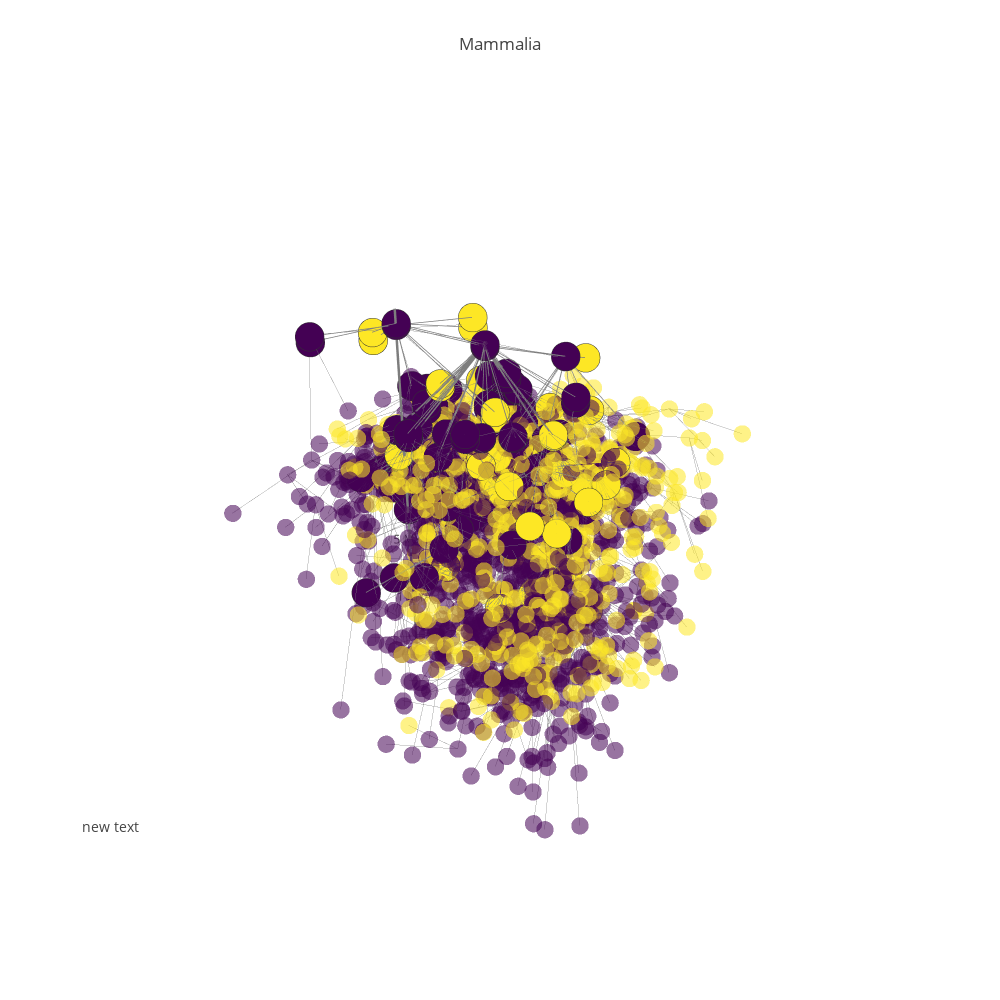

Notebook code for this chart:
### Code cell
#pgp.plot_data
pgp.render_plot()
#pgp.render_plot(publish=True, filename="Mammals")

### Figure 1 — Plotly figure (JSON) as saved in the notebook; plotly's stock layout.template omitted (floating-point values rounded to 4 significant figures; data arrays with more than 128 entries replaced by an {"elided": "..."} marker saying what was removed)
{"data": [{"hoverinfo": "none", "line": {"color": "rgb(125,125,125)", "width": 5}, "mode": "lines", "type": "scatter3d", "uid": "bf7c97f4-c91a-11e8-a1f8-f45c89a09993", "x": [-3.531, -3.531, null], "y": [0.6936, 0.6936, null], "z": [5.638, -0.09654, null]}, {"mode": "text", "text": ["1 MYA", "5 MYA", "20 MYA", "50 MYA", "150 MYA"], "type": "scatter3d", "uid": "bf7c99b6-c91a-11e8-b435-f45c89a09993", "x": [-3.531, -3.531, -3.531], "y": [0.6936, 0.6936, 0.6936], "z": [0.6931, 1.792, 3.045, 3.932, 5.017]}, {"hoverinfo": "none", "line": {"color": "rgb(125,125,125)", "width": 1}, "mode": "lines", "opacity": 0.65, "type": "scatter3d", "uid": "bf7c9aa6-c91a-11e8-a8a9-f45c89a09993", "x": {"elided": "5064 float values"}, "y": {"elided": "5064 float values"}, "z": {"elided": "5064 float values"}}, {"hoverinfo": "text", "marker": {"color": {"elided": "1688 int values"}, "colorscale": "Viridis", "opacity": 0.55, "size": 6, "symbol": "circle"}, "mode": "markers", "name": "actors", "text": {"elided": "1688 str values"}, "textfont": {"color": "#ff7f0e", "family": "sans serif", "size": 18}, "type": "scatter3d", "uid": "bf7c9b78-c91a-11e8-9946-f45c89a09993", "x": {"elided": "1688 float values"}, "y": {"elided": "1688 float values"}, "z": {"elided": "1688 float values"}}, {"hoverinfo": "none", "line": {"color": "rgb(125,125,125)", "width": 1.5}, "mode": "lines", "opacity": 1, "type": "scatter3d", "uid": "bf7c9c4a-c91a-11e8-b5e9-f45c89a09993", "x": {"elided": "252 float values"}, "y": {"elided": "252 float values"}, "z": {"elided": "252 float values"}}, {"hoverinfo": "text", "marker": {"color": [0, 2, 0, 2, 0, 2, 0, 0, 0, 0, 0, 0, 0, 0, 0, 0, 0, 0, 0, 0, 0, 0, 0, 0, 0, 0, 0, 0, 0, 0, 0, 0, 0, 0, 0, 0, 0, 0, 0, 2, 2, 0, 0, 2, 2, 2, 2, 0, 0, 0, 0, 0, 0, 0, 0, 0, 0, 0, 0, 0, 0, 0, 0, 0, 0, 0, 0, 0, 0, 0, 0, 0, 2, 0, 2, 0, 0, 0, 0, 0, 0, 2, 2, 0], "colorscale": "Viridis", "line": {"color": "rgb(50,50,50)", "width": 0.5}, "size": 10, "symbol": "circle"}, "mode": "markers", "name": "actors", "text": ["<a href=\"https://en.wikipedia.org/wiki/Mammalia\">Mammalia -- 15040 (225.0 MYA)</a>", "<a href=\"https://en.wikipedia.org/wiki/Triconodonts\">Triconodonts -- 15989 (190.0 MYA)</a>", "<a href=\"https://en.wikipedia.org/wiki/Monotremata\">Monotremata -- 15991 (210.0 MYA)</a>", "<a href=\"https://en.wikipedia.org/wiki/Multituberculata\">Multituberculata -- 15992 (201.3 MYA)</a>", "<a href=\"https://en.wikipedia.org/wiki/Marsupialia\">Marsupialia -- 15994 (65.0 MYA)</a>", "<a href=\"https://en.wikipedia.org/wiki/Palaeoryctoids\">Palaeoryctoids -- 15996 (66.0 MYA)</a>", "<a href=\"https://en.wikipedia.org/wiki/Eutheria\">Eutheria -- 15997 (161.0 MYA)</a>", "<a href=\"https://en.wikipedia.org/wiki/Edentata\">Edentata -- 15953 (59.0 MYA)</a>", "<a href=\"https://en.wikipedia.org/wiki/Pholidota\">Pholidota -- 15954 (66.0 MYA)</a>", "<a href=\"https://en.wikipedia.org/wiki/Glires\">Glires -- 15957 (66.0 MYA)</a>", "<a href=\"https://en.wikipedia.org/wiki/Lagomorpha\">Lagomorpha -- 15958 (55.0 MYA)</a>", "<a href=\"https://en.wikipedia.org/wiki/Rodentia\">Rodentia -- 15959 (55.0 MYA)</a>", "<a href=\"https://en.wikipedia.org/wiki/Macroscelididae\">Macroscelididae -- 15960 (80.5 MYA)</a>", "<a href=\"https://en.wikipedia.org/wiki/Primates\">Primates -- 15963 (55.0 MYA)</a>", "<a href=\"https://en.wikipedia.org/wiki/Platyrrhini\">Platyrrhini -- 16292 (31.0 MYA)</a>", "<a href=\"https://en.wikipedia.org/wiki/Catarrhini\">Catarrhini -- 16293 (46.8 MYA)</a>", "<a href=\"https://en.wikipedia.org/wiki/Cercopithecidae\">Cercopithecidae -- 16297 (35.0 MYA)</a>", "<a href=\"https://en.wikipedia.org/wiki/Macaca\">Macaca -- 16383 (17.5 MYA)</a>", "<a href=\"https://en.wikipedia.org/wiki/Cercocebus\">Cercocebus -- 16386 (17.5 MYA)</a>", "<a href=\"https://en.wikipedia.org/wiki/Mandrillus\">Mandrillus -- 16387 (17.5 MYA)</a>", "<a href=\"https://en.wikipedia.org/wiki/Papio\">Papio -- 16389 (17.5 MYA)</a>", "<a href=\"https://en.wikipedia.org/wiki/Theropithecus\">Theropithecus -- 16390 (17.5 MYA)</a>", "<a href=\"https://en.wikipedia.org/wiki/Cercopithecus\">Cercopithecus -- 16394 (17.5 MYA)</a>", "<a href=\"https://en.wikipedia.org/wiki/Erythrocebus\">Erythrocebus -- 16395 (17.5 MYA)</a>", "<a href=\"https://en.wikipedia.org/wiki/Miopithecus\">Miopithecus -- 16396 (17.5 MYA)</a>", "<a href=\"https://en.wikipedia.org/wiki/Allenopithecus\">Allenopithecus -- 16397 (17.5 MYA)</a>", "<a href=\"https://en.wikipedia.org/wiki/Collobus\">Collobus -- 16400 (17.5 MYA)</a>", "<a href=\"https://en.wikipedia.org/wiki/Procolobus\">Procolobus -- 16401 (17.5 MYA)</a>", "<a href=\"https://en.wikipedia.org/wiki/Pygathrix\">Pygathrix -- 16403 (17.5 MYA)</a>", "<a href=\"https://en.wikipedia.org/wiki/Simias\">Simias -- 16406 (17.5 MYA)</a>", "<a href=\"https://en.wikipedia.org/wiki/Nasalis\">Nasalis -- 16407 (17.5 MYA)</a>", "<a href=\"https://en.wikipedia.org/wiki/Presbytis\">Presbytis -- 16408 (17.5 MYA)</a>", "<a href=\"https://en.wikipedia.org/wiki/Hominidae\">Hominidae -- 16299 (23.4 MYA)</a>", "<a href=\"https://en.wikipedia.org/wiki/Pongo\">Pongo -- 16410 (11.7 MYA)</a>", "<a href=\"https://en.wikipedia.org/wiki/Pongo abelii\">Pongo abelii -- 65353 (5.8 MYA)</a>", "<a href=\"https://en.wikipedia.org/wiki/Pongo pygmaeus\">Pongo pygmaeus -- 65354 (5.8 MYA)</a>", "<a href=\"https://en.wikipedia.org/wiki/Pan\">Pan -- 16413 (11.7 MYA)</a>", "<a href=\"https://en.wikipedia.org/wiki/Pan paniscus\">Pan paniscus -- 26564 (5.8 MYA)</a>", "<a href=\"https://en.wikipedia.org/wiki/Pan troglodytes\">Pan troglodytes -- 26565 (5.8 MYA)</a>", "<a href=\"https://en.wikipedia.org/wiki/Ardipithecus\">Ardipithecus -- 16415 (6.0 MYA)</a>", "<a href=\"https://en.wikipedia.org/wiki/Australopithecus\">Australopithecus -- 16417 (11.7 MYA)</a>", "<a href=\"https://en.wikipedia.org/wiki/Homo\">Homo -- 16418 (11.7 MYA)</a>", "<a href=\"https://en.wikipedia.org/wiki/Homo sapiens\">Homo sapiens -- 16421 (5.8 MYA)</a>", "<a href=\"https://en.wikipedia.org/wiki/Homo erectus\">Homo erectus -- 16422 (5.8 MYA)</a>", "<a href=\"https://en.wikipedia.org/wiki/Homo ergaster\">Homo ergaster -- 16423 (5.8 MYA)</a>", "<a href=\"https://en.wikipedia.org/wiki/Homo rudolfensis\">Homo rudolfensis -- 16424 (5.8 MYA)</a>", "<a href=\"https://en.wikipedia.org/wiki/Homo habilis\">Homo habilis -- 16425 (5.8 MYA)</a>", "<a href=\"https://en.wikipedia.org/wiki/Gorilla\">Gorilla -- 16419 (11.7 MYA)</a>", "<a href=\"https://en.wikipedia.org/wiki/Gorilla beringei\">Gorilla beringei -- 65355 (5.8 MYA)</a>", "<a href=\"https://en.wikipedia.org/wiki/Gorilla gorilla\">Gorilla gorilla -- 65356 (5.8 MYA)</a>", "<a href=\"https://en.wikipedia.org/wiki/Hylobatidae\">Hylobatidae -- 16300 (23.4 MYA)</a>", "<a href=\"https://en.wikipedia.org/wiki/Hylobates\">Hylobates -- 16429 (11.7 MYA)</a>", "<a href=\"https://en.wikipedia.org/wiki/Hylobates agilis\">Hylobates agilis -- 16433 (11.7 MYA)</a>", "<a href=\"https://en.wikipedia.org/wiki/Hylobates lar\">Hylobates lar -- 16434 (11.7 MYA)</a>", "<a href=\"https://en.wikipedia.org/wiki/Hylobates muelleri\">Hylobates muelleri -- 16435 (11.7 MYA)</a>", "<a href=\"https://en.wikipedia.org/wiki/Hylobates moloch\">Hylobates moloch -- 16436 (11.7 MYA)</a>", "<a href=\"https://en.wikipedia.org/wiki/Hylobates pileatus\">Hylobates pileatus -- 16437 (11.7 MYA)</a>", "<a href=\"https://en.wikipedia.org/wiki/Hylobates klossii\">Hylobates klossii -- 16438 (11.7 MYA)</a>", "<a href=\"https://en.wikipedia.org/wiki/Bunopithecus hoolock\">Bunopithecus hoolock -- 16439 (11.7 MYA)</a>", "<a href=\"https://en.wikipedia.org/wiki/Symphalangus syndactylus\">Symphalangus syndactylus -- 16440 (11.7 MYA)</a>", "<a href=\"https://en.wikipedia.org/wiki/Nomascus\">Nomascus -- 112088 (11.7 MYA)</a>", "<a href=\"https://en.wikipedia.org/wiki/Nomascus gabriellae\">Nomascus gabriellae -- 112090 (11.7 MYA)</a>", "<a href=\"https://en.wikipedia.org/wiki/Nomascus hainanus\">Nomascus hainanus -- 112091 (11.7 MYA)</a>", "<a href=\"https://en.wikipedia.org/wiki/Nomascus leucogenys\">Nomascus leucogenys -- 112092 (11.7 MYA)</a>", "<a href=\"https://en.wikipedia.org/wiki/Nomascus siki\">Nomascus siki -- 112093 (11.7 MYA)</a>", "<a href=\"https://en.wikipedia.org/wiki/Nomascus concolor\">Nomascus concolor -- 16441 (11.7 MYA)</a>", "<a href=\"https://en.wikipedia.org/wiki/Tarsius\">Tarsius -- 16294 (27.5 MYA)</a>", "<a href=\"https://en.wikipedia.org/wiki/Strepsirrhini\">Strepsirrhini -- 16295 (35.0 MYA)</a>", "<a href=\"https://en.wikipedia.org/wiki/Scandentia\">Scandentia -- 15964 (45.0 MYA)</a>", "<a href=\"https://en.wikipedia.org/wiki/Chiroptera\">Chiroptera -- 15966 (55.0 MYA)</a>", "<a href=\"https://en.wikipedia.org/wiki/Dermoptera\">Dermoptera -- 15967 (80.5 MYA)</a>", "<a href=\"https://en.wikipedia.org/wiki/Insectivora\">Insectivora -- 15968 (80.5 MYA)</a>", "<a href=\"https://en.wikipedia.org/wiki/Creodonta\">Creodonta -- 15970 (63.0 MYA)</a>", "<a href=\"https://en.wikipedia.org/wiki/Carnivora\">Carnivora -- 15971 (42.0 MYA)</a>", "<a href=\"https://en.wikipedia.org/wiki/Condylarthra\">Condylarthra -- 15973 (80.5 MYA)</a>", "<a href=\"https://en.wikipedia.org/wiki/Artiodactyla\">Artiodactyla -- 15976 (129.0 MYA)</a>", "<a href=\"https://en.wikipedia.org/wiki/Cetacea\">Cetacea -- 15977 (53.0 MYA)</a>", "<a href=\"https://en.wikipedia.org/wiki/Tubulidentata\">Tubulidentata -- 15978 (80.5 MYA)</a>", "<a href=\"https://en.wikipedia.org/wiki/Perissodactyla\">Perissodactyla -- 15980 (56.0 MYA)</a>", "<a href=\"https://en.wikipedia.org/wiki/Hyracoidea\">Hyracoidea -- 15982 (55.0 MYA)</a>", "<a href=\"https://en.wikipedia.org/wiki/Sirenia\">Sirenia -- 15984 (80.5 MYA)</a>", "<a href=\"https://en.wikipedia.org/wiki/Desmostylia\">Desmostylia -- 15985 (30.0 MYA)</a>", "<a href=\"https://en.wikipedia.org/wiki/Embrythopoda\">Embrythopoda -- 15986 (56.0 MYA)</a>", "<a href=\"https://en.wikipedia.org/wiki/Proboscidea\">Proboscidea -- 15987 (60.0 MYA)</a>"], "type": "scatter3d", "uid": "bf7c9d12-c91a-11e8-ba7b-f45c89a09993", "x": [-3.531, -3.348, -2.637, -4.47, -4.161, -4.323, -4.349, -4.561, -3.892, -3.704, -3.71, -4.624, -5.027, -5.166, -4.773, -4.568, -4.318, -5.034, -4.086, -3.379, -3.906, -3.59, -4.586, -3.952, -3.9, -4.287, -3.57, -5.098, -3.525, -3.459, -3.679, -4.335, -3.692, -3.988, -4.657, -3.245, -4.36, -4.374, -4.832, -3.611, -4.316, -4.427, -5.017, -4.639, -4.091, -3.464, -4.729, -3.37, -2.485, -2.915, -4.384, -4.099, -4.835, -4.582, -3.551, -4.487, -4.725, -4.742, -3.962, -3.728, -4.127, -5.163, -4.454, -4.674, -3.88, -4.941, -5.929, -5.114, -3.48, -5.275, -4.847, -3.915, -5.014, -3.579, -4.061, -5.164, -4.094, -3.435, -3.379, -5.276, -4.872, -3.483, -4.64, -3.67], "y": [0.6936, 0.4389, 0.1032, 1.085, 0.1585, 1.633, 1.431, 1.268, 0.7702, 2.019, 0.7853, 2.274, 2.401, 0.6996, 1.128, -0.001079, 0.6576, -0.1364, 0.9904, -0.1646, 0.9188, 1.249, 1.179, 0.7278, 0.5913, 0.8414, 0.1771, 0.1623, 0.117, 0.4701, 0.13, 0.1818, 0.798, 0.643, -0.2976, 1.308, 1.566, 2.356, 0.9197, 1.351, 0.5056, 1.768, 0.8069, 1.752, 2.597, 2.575, 2.659, 1.611, 0.9649, 1.058, 0.9795, 1.372, 1.569, 1.64, 0.6697, 1.953, 0.7285, 1.368, 0.262, 1.523, 0.6989, 0.8111, 0.1173, 1.539, 0.2372, 1.603, 0.5798, -0.1673, 1.442, 1.005, 0.9981, 2.359, 0.6492, 0.5041, 0.8723, 2.081, 0.6824, 2.014, 0.9837, 1.125, 1.301, 0.6308, 2.38, 1.404], "z": [5.42, 5.19, 5.367, 5.35, 4.125, 4.15, 5.102, 4.12, 4.194, 4.285, 3.928, 3.956, 4.401, 4.009, 3.553, 3.879, 3.643, 2.982, 2.918, 2.823, 2.932, 3.015, 2.991, 2.997, 2.851, 2.958, 3.002, 2.905, 3.012, 2.912, 2.952, 2.886, 3.204, 2.634, 2.01, 1.902, 2.625, 2.005, 1.924, 1.919, 2.561, 2.531, 1.831, 1.865, 1.87, 1.981, 1.876, 2.504, 1.873, 1.942, 3.285, 2.534, 2.56, 2.449, 2.594, 2.624, 2.554, 2.617, 2.467, 2.596, 2.588, 2.641, 2.62, 2.559, 2.56, 2.556, 3.263, 3.596, 3.844, 3.948, 4.35, 4.35, 4.074, 3.805, 4.423, 4.904, 4.037, 4.375, 3.984, 4.025, 4.405, 3.5, 4.055, 4.095]}, {"hoverinfo": "none", "line": {"color": "rgb(125,125,125)", "width": 1.5}, "mode": "lines", "opacity": 1, "type": "scatter3d", "uid": "bf7c9dda-c91a-11e8-bff5-f45c89a09993", "x": {"elided": "234 float values"}, "y": {"elided": "234 float values"}, "z": {"elided": "234 float values"}}, {"hoverinfo": "text", "marker": {"color": [0, 2, 0, 2, 0, 2, 0, 0, 0, 0, 0, 0, 0, 0, 0, 0, 0, 0, 2, 0, 2, 0, 0, 0, 2, 0, 0, 0, 0, 0, 0, 0, 0, 0, 0, 0, 0, 0, 0, 0, 0, 0, 0, 0, 0, 2, 2, 2, 2, 2, 2, 2, 2, 2, 2, 2, 2, 2, 0, 0, 2, 0, 2, 2, 2, 2, 2, 2, 2, 2, 0, 0, 0, 0, 0, 2, 2, 0], "colorscale": "Viridis", "line": {"color": "rgb(50,50,50)", "width": 0.5}, "size": 10, "symbol": "circle"}, "mode": "markers", "name": "actors", "text": ["<a href=\"https://en.wikipedia.org/wiki/Mammalia\">Mammalia -- 15040 (225.0 MYA)</a>", "<a href=\"https://en.wikipedia.org/wiki/Triconodonts\">Triconodonts -- 15989 (190.0 MYA)</a>", "<a href=\"https://en.wikipedia.org/wiki/Monotremata\">Monotremata -- 15991 (210.0 MYA)</a>", "<a href=\"https://en.wikipedia.org/wiki/Multituberculata\">Multituberculata -- 15992 (201.3 MYA)</a>", "<a href=\"https://en.wikipedia.org/wiki/Marsupialia\">Marsupialia -- 15994 (65.0 MYA)</a>", "<a href=\"https://en.wikipedia.org/wiki/Palaeoryctoids\">Palaeoryctoids -- 15996 (66.0 MYA)</a>", "<a href=\"https://en.wikipedia.org/wiki/Eutheria\">Eutheria -- 15997 (161.0 MYA)</a>", "<a href=\"https://en.wikipedia.org/wiki/Edentata\">Edentata -- 15953 (59.0 MYA)</a>", "<a href=\"https://en.wikipedia.org/wiki/Pholidota\">Pholidota -- 15954 (66.0 MYA)</a>", "<a href=\"https://en.wikipedia.org/wiki/Glires\">Glires -- 15957 (66.0 MYA)</a>", "<a href=\"https://en.wikipedia.org/wiki/Lagomorpha\">Lagomorpha -- 15958 (55.0 MYA)</a>", "<a href=\"https://en.wikipedia.org/wiki/Rodentia\">Rodentia -- 15959 (55.0 MYA)</a>", "<a href=\"https://en.wikipedia.org/wiki/Macroscelididae\">Macroscelididae -- 15960 (80.5 MYA)</a>", "<a href=\"https://en.wikipedia.org/wiki/Primates\">Primates -- 15963 (55.0 MYA)</a>", "<a href=\"https://en.wikipedia.org/wiki/Scandentia\">Scandentia -- 15964 (45.0 MYA)</a>", "<a href=\"https://en.wikipedia.org/wiki/Chiroptera\">Chiroptera -- 15966 (55.0 MYA)</a>", "<a href=\"https://en.wikipedia.org/wiki/Dermoptera\">Dermoptera -- 15967 (80.5 MYA)</a>", "<a href=\"https://en.wikipedia.org/wiki/Insectivora\">Insectivora -- 15968 (80.5 MYA)</a>", "<a href=\"https://en.wikipedia.org/wiki/Creodonta\">Creodonta -- 15970 (63.0 MYA)</a>", "<a href=\"https://en.wikipedia.org/wiki/Carnivora\">Carnivora -- 15971 (42.0 MYA)</a>", "<a href=\"https://en.wikipedia.org/wiki/Condylarthra\">Condylarthra -- 15973 (80.5 MYA)</a>", "<a href=\"https://en.wikipedia.org/wiki/Artiodactyla\">Artiodactyla -- 15976 (129.0 MYA)</a>", "<a href=\"https://en.wikipedia.org/wiki/Suidae\">Suidae -- 30339 (35.0 MYA)</a>", "<a href=\"https://en.wikipedia.org/wiki/Tayassuidae\">Tayassuidae -- 30341 (33.0 MYA)</a>", "<a href=\"https://en.wikipedia.org/wiki/Xenohyus\">Xenohyus -- 50861 (97.0 MYA)</a>", "<a href=\"https://en.wikipedia.org/wiki/Hippopotamidae\">Hippopotamidae -- 30340 (16.0 MYA)</a>", "<a href=\"https://en.wikipedia.org/wiki/Tylopoda\">Tylopoda -- 50862 (45.0 MYA)</a>", "<a href=\"https://en.wikipedia.org/wiki/Ruminantia\">Ruminantia -- 16001 (35.0 MYA)</a>", "<a href=\"https://en.wikipedia.org/wiki/Pecora\">Pecora -- 51143 (35.0 MYA)</a>", "<a href=\"https://en.wikipedia.org/wiki/Bovidae\">Bovidae -- 50878 (20.0 MYA)</a>", "<a href=\"https://en.wikipedia.org/wiki/Moschidae\">Moschidae -- 50871 (35.0 MYA)</a>", "<a href=\"https://en.wikipedia.org/wiki/Cervidae\">Cervidae -- 50875 (35.0 MYA)</a>", "<a href=\"https://en.wikipedia.org/wiki/Old World deer\">Old World deer -- 51168 (29.8 MYA)</a>", "<a href=\"https://en.wikipedia.org/wiki/Elaphodus cephalophus\">Elaphodus cephalophus -- 50949 (17.5 MYA)</a>", "<a href=\"https://en.wikipedia.org/wiki/Muntjacs\">Muntjacs -- 50950 (23.03 MYA)</a>", "<a href=\"https://en.wikipedia.org/wiki/Capreolus\">Capreolus -- 50959 (17.5 MYA)</a>", "<a href=\"https://en.wikipedia.org/wiki/Hydropotes inermis\">Hydropotes inermis -- 50948 (17.5 MYA)</a>", "<a href=\"https://en.wikipedia.org/wiki/Blastocerus dichotomus\">Blastocerus dichotomus -- 50958 (17.5 MYA)</a>", "<a href=\"https://en.wikipedia.org/wiki/Hippocamelus\">Hippocamelus -- 50962 (17.5 MYA)</a>", "<a href=\"https://en.wikipedia.org/wiki/Mazama\">Mazama -- 50965 (17.5 MYA)</a>", "<a href=\"https://en.wikipedia.org/wiki/Odocoileus\">Odocoileus -- 50972 (2.588 MYA)</a>", "<a href=\"https://en.wikipedia.org/wiki/Ozotoceros bezoarticus\">Ozotoceros bezoarticus -- 50975 (17.5 MYA)</a>", "<a href=\"https://en.wikipedia.org/wiki/Pudu\">Pudu -- 50976 (2.588 MYA)</a>", "<a href=\"https://en.wikipedia.org/wiki/Rangifer tarandus\">Rangifer tarandus -- 50979 (17.5 MYA)</a>", "<a href=\"https://en.wikipedia.org/wiki/Alces alces\">Alces alces -- 50957 (17.5 MYA)</a>", "<a href=\"https://en.wikipedia.org/wiki/Agalmaceros\">Agalmaceros -- 52614 (17.5 MYA)</a>", "<a href=\"https://en.wikipedia.org/wiki/Antifer\">Antifer -- 52615 (17.5 MYA)</a>", "<a href=\"https://en.wikipedia.org/wiki/Bretzia\">Bretzia -- 52616 (29.8 MYA)</a>", "<a href=\"https://en.wikipedia.org/wiki/Cervalces\">Cervalces -- 52617 (17.5 MYA)</a>", "<a href=\"https://en.wikipedia.org/wiki/Charitoceros\">Charitoceros -- 52618 (29.8 MYA)</a>", "<a href=\"https://en.wikipedia.org/wiki/Eocoileus\">Eocoileus -- 108180 (29.8 MYA)</a>", "<a href=\"https://en.wikipedia.org/wiki/Epieuryceros\">Epieuryceros -- 108181 (29.8 MYA)</a>", "<a href=\"https://en.wikipedia.org/wiki/Morenelaphus\">Morenelaphus -- 52619 (17.5 MYA)</a>", "<a href=\"https://en.wikipedia.org/wiki/Navahoceros\">Navahoceros -- 52620 (0.001 MYA)</a>", "<a href=\"https://en.wikipedia.org/wiki/Paraceros\">Paraceros -- 108182 (17.5 MYA)</a>", "<a href=\"https://en.wikipedia.org/wiki/Pavlodaria\">Pavlodaria -- 52621 (17.5 MYA)</a>", "<a href=\"https://en.wikipedia.org/wiki/Procapreolus\">Procapreolus -- 52622 (29.8 MYA)</a>", "<a href=\"https://en.wikipedia.org/wiki/Miscellaneous fossil cervids\">Miscellaneous fossil cervids -- 108174 (17.5 MYA)</a>", "<a href=\"https://en.wikipedia.org/wiki/Giraffoidea\">Giraffoidea -- 50877 (23.03 MYA)</a>", "<a href=\"https://en.wikipedia.org/wiki/Antilocapridae\">Antilocapridae -- 52358 (23.03 MYA)</a>", "<a href=\"https://en.wikipedia.org/wiki/Miscellaneous fossil pecorans\">Miscellaneous fossil pecorans -- 52439 (35.0 MYA)</a>", "<a href=\"https://en.wikipedia.org/wiki/Tragulidae\">Tragulidae -- 50866 (35.0 MYA)</a>", "<a href=\"https://en.wikipedia.org/wiki/Lophiomerycidae\">Lophiomerycidae -- 50869 (35.0 MYA)</a>", "<a href=\"https://en.wikipedia.org/wiki/Bachitheriidae\">Bachitheriidae -- 50868 (35.0 MYA)</a>", "<a href=\"https://en.wikipedia.org/wiki/Climacoceratidae\">Climacoceratidae -- 50876 (23.03 MYA)</a>", "<a href=\"https://en.wikipedia.org/wiki/Gelocidae\">Gelocidae -- 50870 (35.0 MYA)</a>", "<a href=\"https://en.wikipedia.org/wiki/Gobiocerus\">Gobiocerus -- 52348 (35.0 MYA)</a>", "<a href=\"https://en.wikipedia.org/wiki/Hypertragulidae\">Hypertragulidae -- 50865 (35.0 MYA)</a>", "<a href=\"https://en.wikipedia.org/wiki/Leptomerycidae\">Leptomerycidae -- 50867 (35.0 MYA)</a>", "<a href=\"https://en.wikipedia.org/wiki/Miscellaneous fossil artiodactyls\">Miscellaneous fossil artiodactyls -- 52715 (55.0 MYA)</a>", "<a href=\"https://en.wikipedia.org/wiki/Cetacea\">Cetacea -- 15977 (53.0 MYA)</a>", "<a href=\"https://en.wikipedia.org/wiki/Tubulidentata\">Tubulidentata -- 15978 (80.5 MYA)</a>", "<a href=\"https://en.wikipedia.org/wiki/Perissodactyla\">Perissodactyla -- 15980 (56.0 MYA)</a>", "<a href=\"https://en.wikipedia.org/wiki/Hyracoidea\">Hyracoidea -- 15982 (55.0 MYA)</a>", "<a href=\"https://en.wikipedia.org/wiki/Sirenia\">Sirenia -- 15984 (80.5 MYA)</a>", "<a href=\"https://en.wikipedia.org/wiki/Desmostylia\">Desmostylia -- 15985 (30.0 MYA)</a>", "<a href=\"https://en.wikipedia.org/wiki/Embrythopoda\">Embrythopoda -- 15986 (56.0 MYA)</a>", "<a href=\"https://en.wikipedia.org/wiki/Proboscidea\">Proboscidea -- 15987 (60.0 MYA)</a>"], "type": "scatter3d", "uid": "bf7c9ea4-c91a-11e8-b819-f45c89a09993", "x": [-3.531, -3.348, -2.637, -4.47, -4.161, -4.323, -4.349, -4.561, -3.892, -3.704, -3.71, -4.624, -5.027, -5.166, -3.48, -5.275, -4.847, -3.915, -5.014, -3.579, -4.061, -5.164, -6.091, -4.527, -5.905, -5.13, -4.95, -4.389, -5.056, -3.595, -5.357, -5.141, -4.63, -5.27, -5.924, -5.102, -4.972, -4.299, -4.536, -5.451, -4.67, -4.61, -4.613, -5.738, -4.866, -4.808, -4.773, -4.177, -4.507, -4.347, -4.391, -4.744, -5.745, -5.959, -4.479, -4.611, -6.132, -4.601, -3.925, -3.47, -4.259, -4.628, -4.91, -3.693, -5.121, -5.343, -4.781, -3.439, -4.012, -5.464, -4.094, -3.435, -3.379, -5.276, -4.872, -3.483, -4.64, -3.67], "y": [0.6936, 0.4389, 0.1032, 1.085, 0.1585, 1.633, 1.431, 1.268, 0.7702, 2.019, 0.7853, 2.274, 2.401, 0.6996, 1.442, 1.005, 0.9981, 2.359, 0.6492, 0.5041, 0.8723, 2.081, 2.621, 1.545, 1.801, 2.56, 1.554, 2.365, 1.57, 2.669, 1.865, 1.526, 2.498, 0.6845, 0.8146, 2.0, 1.762, 2.465, 2.273, 1.597, 0.8885, 1.932, 2.506, 2.334, 0.5918, 1.104, 0.6753, 1.51, 1.32, 1.337, 1.588, 2.516, 2.358, 2.097, 1.533, 1.006, 0.9734, 1.189, 3.311, 1.601, 3.334, 1.774, 3.085, 3.329, 2.566, 2.881, 2.152, 3.116, 2.205, 2.284, 0.6824, 2.014, 0.9837, 1.125, 1.301, 0.6308, 2.38, 1.404], "z": [5.441, 5.298, 5.289, 5.211, 4.135, 4.243, 5.126, 4.051, 4.11, 4.268, 3.928, 3.98, 4.489, 4.027, 3.841, 4.069, 4.342, 4.332, 4.084, 3.82, 4.47, 4.908, 3.544, 3.596, 4.527, 2.741, 3.771, 3.683, 3.529, 3.017, 3.572, 3.592, 3.374, 2.951, 3.198, 2.85, 2.908, 2.973, 2.858, 2.886, 1.178, 2.999, 1.347, 2.888, 2.888, 2.903, 2.974, 3.421, 2.833, 3.396, 3.501, 3.511, 2.859, 0.09917, 2.889, 2.924, 3.331, 2.899, 3.262, 3.142, 3.681, 3.654, 3.511, 3.493, 3.184, 3.57, 3.573, 3.625, 3.496, 4.076, 3.959, 4.445, 4.04, 4.008, 4.486, 3.511, 4.076, 4.083]}], "layout": {"annotations": [{"font": {"size": 14}, "showarrow": false, "x": 0, "xanchor": "left", "xref": "paper", "y": 0.1, "yanchor": "bottom", "yref": "paper"}], "height": 1000, "hovermode": "closest", "margin": {"t": 100}, "scene": {"xaxis": {"showbackground": false, "showgrid": false, "showline": false, "showticklabels": false, "title": "", "zeroline": false}, "yaxis": {"showbackground": false, "showgrid": false, "showline": false, "showticklabels": false, "title": "", "zeroline": false}, "zaxis": {"showbackground": false, "showgrid": false, "showline": false, "showticklabels": false, "title": "", "zeroline": false}}, "showlegend": false, "title": "Mammalia", "width": 1000}}
